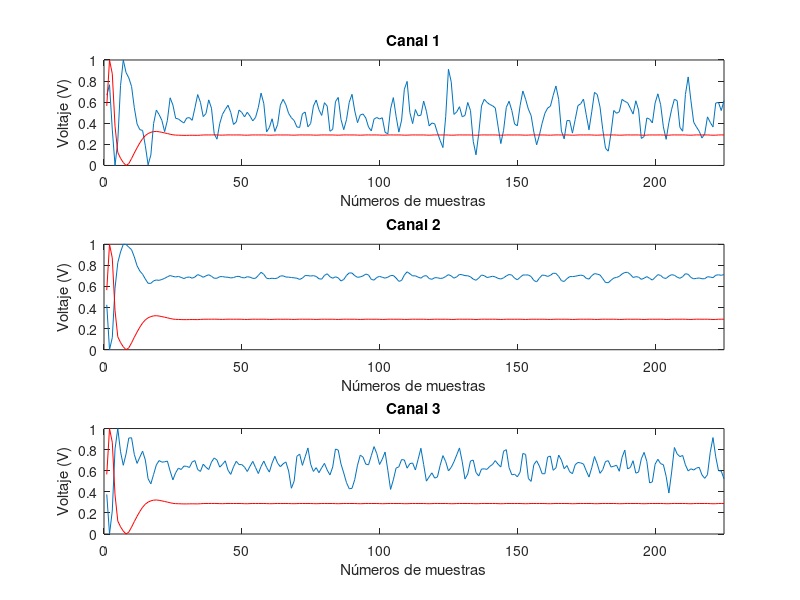
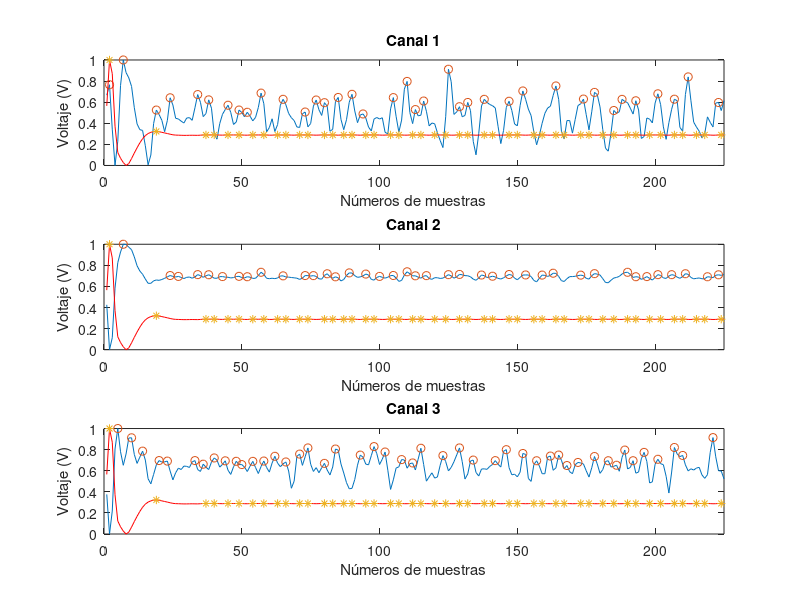

The MATLAB script that drew these images, in order: (Note: this script raises an error after producing the figures.)
clear all; close all; clc;
s_ox=load('senal oximetro.mat');
s_ox=s_ox.yy;
senales=load('sfilt.mat');
senales=senales.senalesfilt;
s1=senales(1,:);
s2=senales(2,:);
s3=senales(3,:);
L=length(s2);
% L=225
L2=length(s_ox);
s_oxrecortada=s_ox((L2-L):end-1);

[b,a]=butter(2,[.75 4]/(15/2));
s_oxrecortada=filter(b,a,s_oxrecortada);

% figure;
% plot(oximfilt);

%Normalizar
for i=1:length(s1)
    oximetron(i) = (s_oxrecortada(i)- min(s_oxrecortada)) / (max(s_oxrecortada) - min(s_oxrecortada));
    s1n(i) = (s1(i)- min(s1)) / (max(s1) - min(s1));
    s2n(i) = (s2(i)- min(s2)) / (max(s2) - min(s2));
    s3n(i) = (s3(i)- min(s3)) / (max(s3) - min(s3));
       
end




figure;
subplot(3,1,1);
plot(s1n);
title('Canal 1');
xlabel('Números de muestras');
ylabel('Voltaje (V)');
hold on 
plot(oximetron,'r');
xlim([0 length(s1)]);
subplot(3,1,2);
plot(s2n);
title('Canal 2');
xlabel('Números de muestras');
ylabel('Voltaje (V)');
hold on 
plot(oximetron,'r');
xlim([0 length(s1)]);
subplot(3,1,3);
plot(s3n);
title('Canal 3');
xlabel('Números de muestras');
ylabel('Voltaje (V)');
hold on 
plot(oximetron,'r');
xlim([0 length(s1)]);


[pksox,locsox]=findpeaks(oximetron,'MinPeakHeight',mean(oximetron));
[pks1,locs1]=findpeaks(s1n,'MinPeakHeight',mean(s1n));
[pks2,locs2]=findpeaks(s2n,'MinPeakHeight',mean(s2n));
[pks3,locs3]=findpeaks(s3n,'MinPeakHeight',mean(s3n));

L=length(oximetron);
tiempo=1:L;

figure;
subplot(3,1,1);
plot(s1n);
hold on
plot(locs1,pks1,'o');
title('Canal 1');
xlabel('Números de muestras');
ylabel('Voltaje (V)');
hold on 
plot(tiempo,oximetron,'r');
hold on 
plot(locsox,pksox,'*');
xlim([0 length(s1)]);
% legend('Fuente 1',,'Sensor');

subplot(3,1,2);
plot(s2n);
hold on
plot(locs2,pks2,'o');
title('Canal 2');
xlabel('Números de muestras');
ylabel('Voltaje (V)');
hold on 
plot(tiempo,oximetron,'r');
hold on 
plot(locsox,pksox,'*');
xlim([0 length(s1)]);
% legend('Fuente 2','Sensor');

subplot(3,1,3);
plot(s3n);
hold on
plot(locs3,pks3,'o');
title('Canal 3');
xlabel('Números de muestras');
ylabel('Voltaje (V)');
hold on 
plot(tiempo,oximetron,'r');
hold on 
plot(locsox,pksox,'*');
xlim([0 length(s1)]);
% legend('Fuente 3','Sensor');



%%Correlacion 
lim=37;

%PICOS
cs1pks=corrcoef(pksox(1:37),pks1);
cs2pks=corrcoef(pksox,pks2(1:38));
cs3pks=corrcoef(pksox,pks3(1:38));
%LOCS
cs1locs=corrcoef(locsox(1:37),locs1);
cs2locs=corrcoef(locsox,locs2(1:38));
cs3locs=corrcoef(locsox,locs3(1:38));

